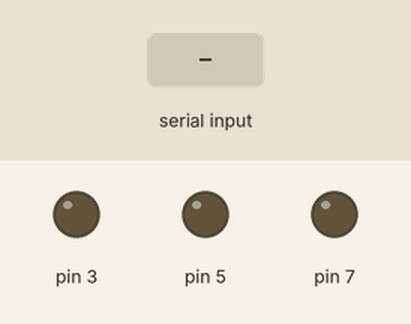
Recording of a sketch running on a simulated Arduino Uno, built with avr-gcc and run on an emulated ATmega328P. Parts: output pins drawn as LEDs (lit = HIGH). Inputs (shaded band) come from the test bench.

Above: at 1.2 s.
1.3 s: "1" received over Serial
At 2.5 s:
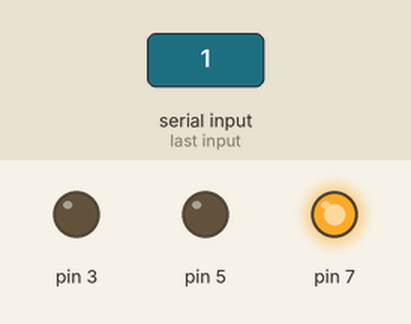
2.8 s: "2" received over Serial
At 3.9 s:
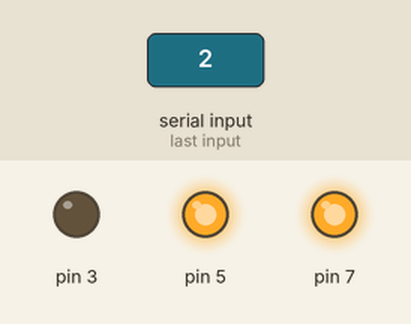
4.3 s: "3" received over Serial
At 5.0 s:
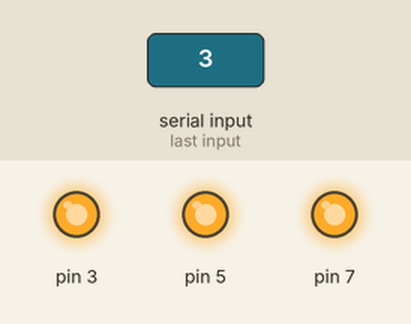
5.8 s: "1" received over Serial
At 6.2 s:
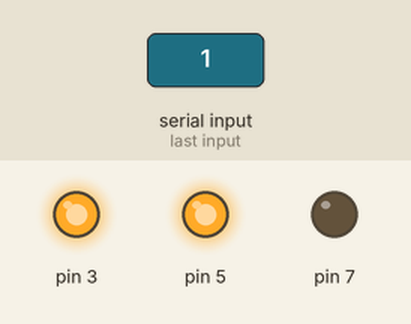
7.3 s: "2" received over Serial
At 8.5 s:
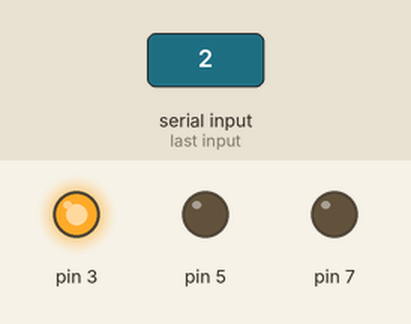
Timing chart, 0 to 9.8 s (numbered marks = the images above; inputs shaded):
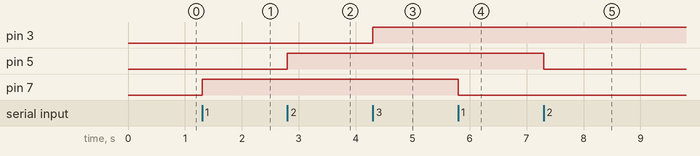

Measured:
- after the input at 1.3 s, pin 7: LOW → HIGH at once
- after the input at 2.8 s, pin 5: LOW → HIGH at once
- after the input at 4.3 s, pin 3: LOW → HIGH at once
- after the input at 5.8 s, pin 7: HIGH → LOW at once
- after the input at 7.3 s, pin 5: HIGH → LOW at once

The sketch:

ledes.ino
```cpp
void setup() {
 Serial.begin(9600);
 pinMode(7,OUTPUT);
 pinMode(5,OUTPUT);
 pinMode(3,OUTPUT);

}
bool led1 = false;
bool led2 = false;
bool led3 = false;

void loop() {
  while(Serial.available()>0){
    char val = (char) Serial.read();
    switch(val){
      case '1':
        led1 = !led1;
        digitalWrite(7,led1 ? HIGH : LOW);
        break;
      case '2':
        led2 = !led2;
        digitalWrite(5,led2 ? HIGH : LOW);
        break;
      case '3':
        led3 = !led3;
        digitalWrite(3,led3 ? HIGH : LOW);
        break;
      }}

}
```
